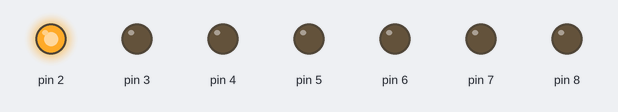
A sketch run on a simulated Arduino Uno, built with avr-gcc and run on an emulated ATmega328P. On the bench: output pins drawn as LEDs (lit = HIGH).

Above: at 0.02 s.
At 0.82 s:
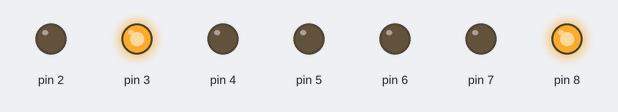
At 1.57 s:
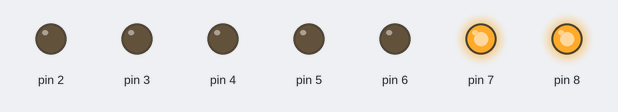
At 3.17 s:
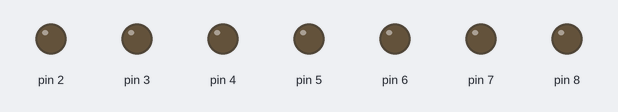
At 4.77 s:
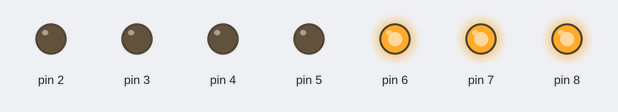
At 6.37 s:
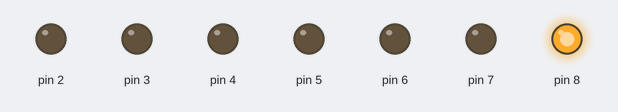
Timing chart, 0 to 6.7 s (numbered marks = the images above):
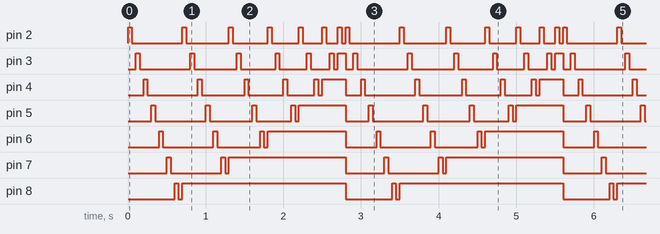

Measured:
- by itself, pin 6: repeats every 2.8 s: LOW 0.65 s, HIGH 0.05 s, LOW 0.55 s, HIGH 0.05 s, LOW 0.05 s, HIGH 1.0 s, LOW 0.40 s, HIGH 0.05 s
- by itself, pin 7: repeats every 2.8 s: LOW 0.65 s, HIGH 0.05 s, LOW 0.05 s, HIGH 1.5 s, LOW 0.50 s, HIGH 0.05 s
- by itself, pin 8: repeats every 2.8 s: LOW 0.05 s, HIGH 2.1 s, LOW 0.60 s, HIGH 0.05 s
- by itself, pin 5: repeats every 2.8 s: LOW 0.65 s, HIGH 0.05 s, LOW 0.55 s, HIGH 0.05 s, LOW 0.45 s, HIGH 0.05 s, LOW 0.05 s, HIGH 0.60 s, LOW 0.30 s, HIGH 0.05 s
- by itself, pin 4: repeats every 2.8 s: LOW 0.65 s, HIGH 0.05 s, LOW 0.55 s, HIGH 0.05 s, LOW 0.45 s, HIGH 0.05 s, LOW 0.35 s, HIGH 0.05 s, LOW 0.05 s, HIGH 0.30 s, LOW 0.20 s, HIGH 0.05 s

The sketch:

sketch_mar26b.ino
```cpp
int i;
int a;
int time = 50;
void setup() {
  // put your setup code here, to run once:
  for(i=2;i<=8;i=i+1)
  {
    pinMode(i, OUTPUT);
  }
}
void loop() {
  // put your main code here, to run repeatedly:

for (a=2;a<=8;a=a+1)
{
  for(i=2;i<=10-a;i=i+1)
  {
    digitalWrite(i, HIGH);
    delay(time);
    digitalWrite(i, LOW);
    delay(time);
  }
digitalWrite(10-a, HIGH);
}
  for(i=2;i<=8;i=i+1)
  {digitalWrite(i, LOW);}
}
```
